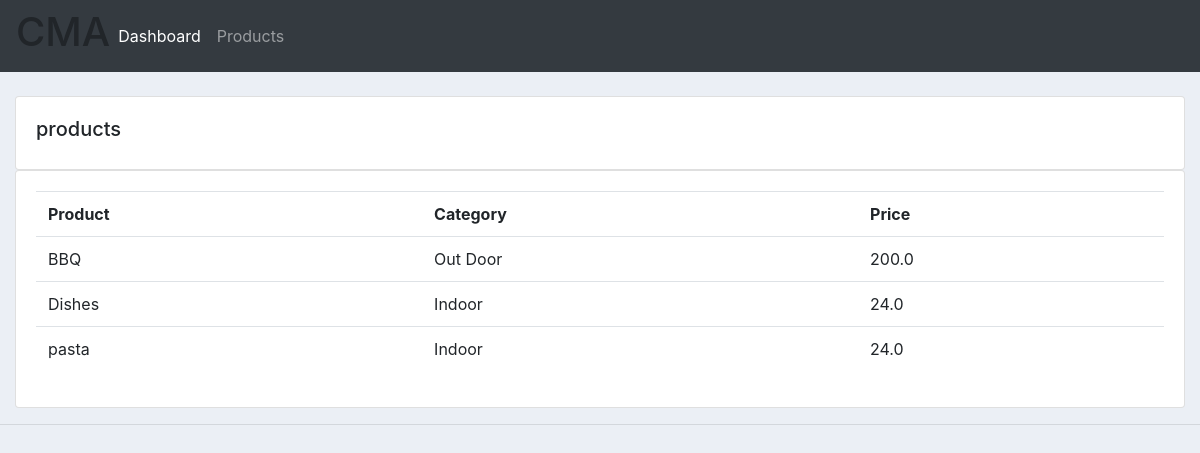
Screenshot of /products/ with the database file from the repository.
### accounts/models.py (models this page shows, shortened)
class Product(models.Model):
    CATAGORY =(
        ('Indoor','Indoor'),
        ('Out Door','Out Door'),
    )
    name=models.CharField(max_length=200,null=True)
    price=models.FloatField(max_length=200,null=True)
    category=models.CharField(max_length=200,null=True,choices=CATAGORY)
    description=models.CharField(max_length=200,null=True)
    date_created=models.DateTimeField(auto_now_add=True,null=True)
    tags = models.ManyToManyField(Tag)

### accounts/views.py (the view)
# urls.py: path('products/',views.products,name="products" ),
def products(request):
    products=Product.objects.all()
    return render(request,'accounts/products.html',{'products':products})

### accounts/templates/accounts/products.html
{% extends 'accounts/main.html' %}
{% block content %}
    <br>
    <div class="row">
        <div class="col-md">
            <div class="card card-body">
                <h5>products</h5>
            </div>
            <div class="card card-body">
                <table class="table">
                    <tr>
                        <th>Product</th>
                        <th>Category</th>
                        <th>Price</th>
                    </tr>
                    {% for i in products %}
                    <tr>
                        <td>{{i.name}}</td>
                        <td>{{i.category}}</td>
                        <td>{{i.price}}</td>
                    </tr>
                    {% endfor %}
                </table>
            </div>
        </div>
    </div>
{% endblock %}

### static/css/main.css (style rules this page uses)
body { background-color: #ebeff5; }

### rows the page displays
Product: name "BBQ", category "Out Door", price "200.0"
Product: name "Dishes", category "Indoor", price "24.0"
Product: name "pasta", category "Indoor", price "24.0"
